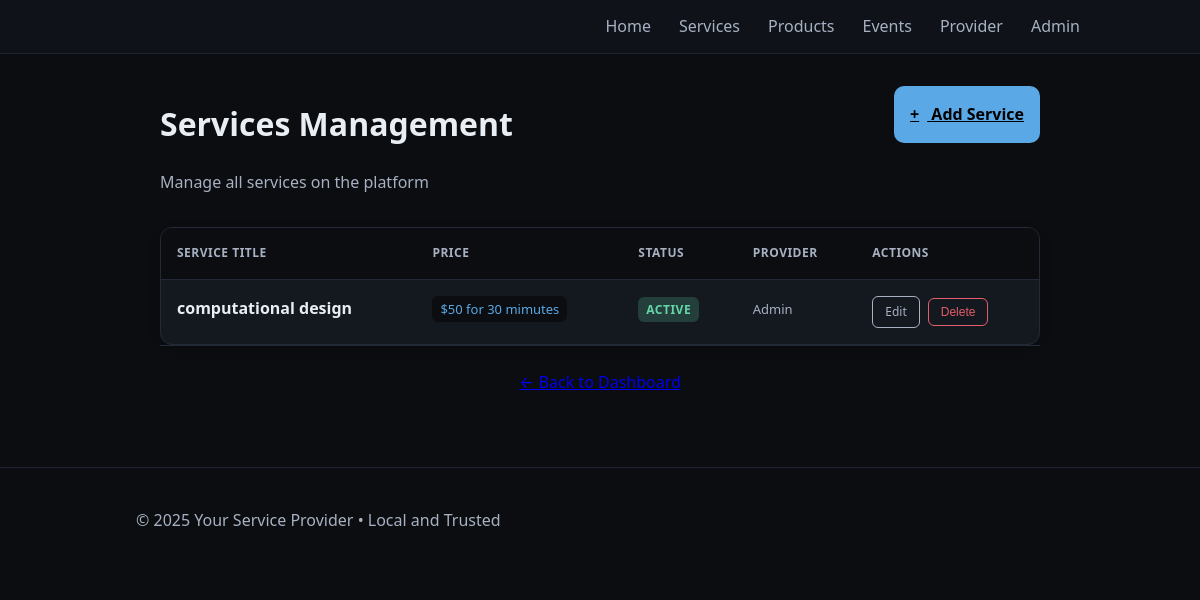
The app's page /admin/services with its own data.
### tables this page shows
CREATE TABLE services (
              id INTEGER PRIMARY KEY AUTOINCREMENT,
              title TEXT NOT NULL,
              description TEXT,
              price TEXT,
              active INTEGER NOT NULL DEFAULT 1,
              created_at TEXT NOT NULL
            , posted_by TEXT, provider_id INTEGER DEFAULT 0, is_certified INTEGER DEFAULT 0, certification_proof TEXT);

### app.py (the view)
    @app.route("/admin/services")
    @login_required
    def admin_services():
        with closing(get_db()) as db:
            cur = db.cursor()
            cur.execute(
                "SELECT id, title, description, price, active, is_certified, certification_proof, created_at FROM services ORDER BY created_at DESC"
            )
            rows = cur.fetchall()
        return render_template("admin_services.html", services=rows, title="Manage Services")

### app.py (called while the page is built)
def get_db():
    conn = sqlite3.connect(DB_PATH)
    conn.row_factory = sqlite3.Row
    return conn

### templates/admin_services.html (shortened to what this page needs)
{% extends "base.html" %}
{% block content %}
<div class="admin-container">
  <div class="admin-header-row">
    <div>
      <h1>Services Management</h1>
      <p class="admin-subtitle">Manage all services on the platform</p>
    </div>
    <a class="btn-primary" href="{{ url_for('admin_service_new') }}">
      <span class="btn-icon">+</span>
      Add Service
    </a>
  </div>
  <div class="admin-table-container">
    {% if services %}
    <div class="table-wrapper">
      <table class="admin-table">
        <thead>
          <tr>
            <th>Service Title</th>
            <th>Price</th>
            <th>Status</th>
            <th>Provider</th>
            <th>Actions</th>
          </tr>
        </thead>
        <tbody>
          {% for s in services %}
            <tr>
              <td>
                <div class="service-title">{{ s['title'] }}</div>
              </td>
              <td>
                <span class="price-tag">{{ s['price'] or 'Not set' }}</span>
              </td>
              <td>
                <span class="status-badge {% if s['active'] %}active{% else %}inactive{% endif %}">
                  {{ 'Active' if s['active'] else 'Inactive' }}
                </span>
              </td>
              <td>
                <span class="provider-name">{{ s['posted_by'] or 'Admin' }}</span>
              </td>
              <td class="actions">
                <a class="btn-small secondary" href="{{ url_for('admin_service_edit', service_id=s['id']) }}">Edit</a>
                <form method="post" action="{{ url_for('admin_service_delete', service_id=s['id']) }}" onsubmit="return confirm('Delete this service?');" class="inline-form">
                  <button class="btn-small danger" type="submit">Delete</button>
                </form>
              </td>
            </tr>
          {% endfor %}
        </tbody>
      </table>
    </div>
    {% endif %}
  </div>
  <div class="admin-footer">
    <a href="{{ url_for('admin_dashboard') }}" class="btn-secondary">← Back to Dashboard</a>
  </div>
</div>
{% endblock %}

### static/styles.css (style rules this page uses)
:root { --bg: #0b0d10; --panel: #141920; --text: #e9eef5; --muted: #a7b1c2; --accent: #5aa9e6; --accent-2: #9cd3f7; --danger: #e35d6a; --ok: #65d6a7; --warn: #f5a623; }
* { box-sizing: border-box; }
body { margin: 0; font-family: system-ui, -apple-system, Segoe UI, Roboto, Arial, sans-serif; background: var(--bg); color: var(--text); line-height: 1.55; }
.inline-form { display:inline; }
.btn-primary { padding: 16px; background: var(--accent); color: #000; border: none; border-radius: 10px; font-weight: 700; font-size: 16px; cursor: pointer; transition: all 0.2s ease; margin-top: 8px; }
.admin-container { max-width: 1200px; margin: 0 auto; padding: 24px; }
.admin-header-row { display: flex; align-items: center; justify-content: space-between; gap: 12px; margin-bottom: 16px; }
.admin-subtitle { color: var(--muted); font-size: 16px; margin: 0; }
.admin-footer { text-align: center; padding-top: 24px; border-top: 1px solid #232a36; }
.admin-header-row { display: flex; justify-content: space-between; align-items: flex-start; margin-bottom: 32px; gap: 20px; }
.btn-icon { margin-right: 8px; font-size: 16px; }
.admin-table-container { background: var(--panel); border: 1px solid #232a36; border-radius: 12px; overflow: hidden; box-shadow: 0 4px 12px rgba(0, 0, 0, 0.15); }
.table-wrapper { overflow-x: auto; }
.admin-table { width: 100%; border-collapse: collapse; }
.admin-table th { background: var(--bg); color: var(--muted); padding: 16px; text-align: left; font-weight: 600; font-size: 12px; text-transform: uppercase; letter-spacing: 0.5px; border-bottom: 1px solid #232a36; }
.admin-table td { padding: 16px; border-bottom: 1px solid #1a1f2a; vertical-align: top; }
.admin-table tr:last-child td { border-bottom: none; }
.service-title { font-weight: 600; color: var(--text); margin-bottom: 4px; }
.price-tag { background: var(--bg); color: var(--accent); padding: 4px 8px; border-radius: 6px; font-size: 13px; font-weight: 500; }
.status-badge { padding: 4px 8px; border-radius: 6px; font-size: 12px; font-weight: 600; text-transform: uppercase; letter-spacing: 0.5px; }
.status-badge.active { background: rgba(101, 214, 167, 0.2); color: var(--ok); }
.provider-name { color: var(--muted); font-size: 13px; }
.actions { display: flex; gap: 8px; align-items: center; }
.btn-small { padding: 6px 12px; font-size: 12px; font-weight: 500; border-radius: 6px; text-decoration: none; border: 1px solid; cursor: pointer; transition: all 0.2s ease; }
.btn-small.secondary { background: transparent; color: var(--muted); border-color: var(--muted); }
.btn-small.danger { background: transparent; color: var(--danger); border-color: var(--danger); }

### records on screen
services: title "computational design", price "$50 for 30 mimutes", active "ACTIVE", s "Admin"

### other values on screen
{{ profile.business_name or "Local Provider Services" }} "Your Service Provider"
